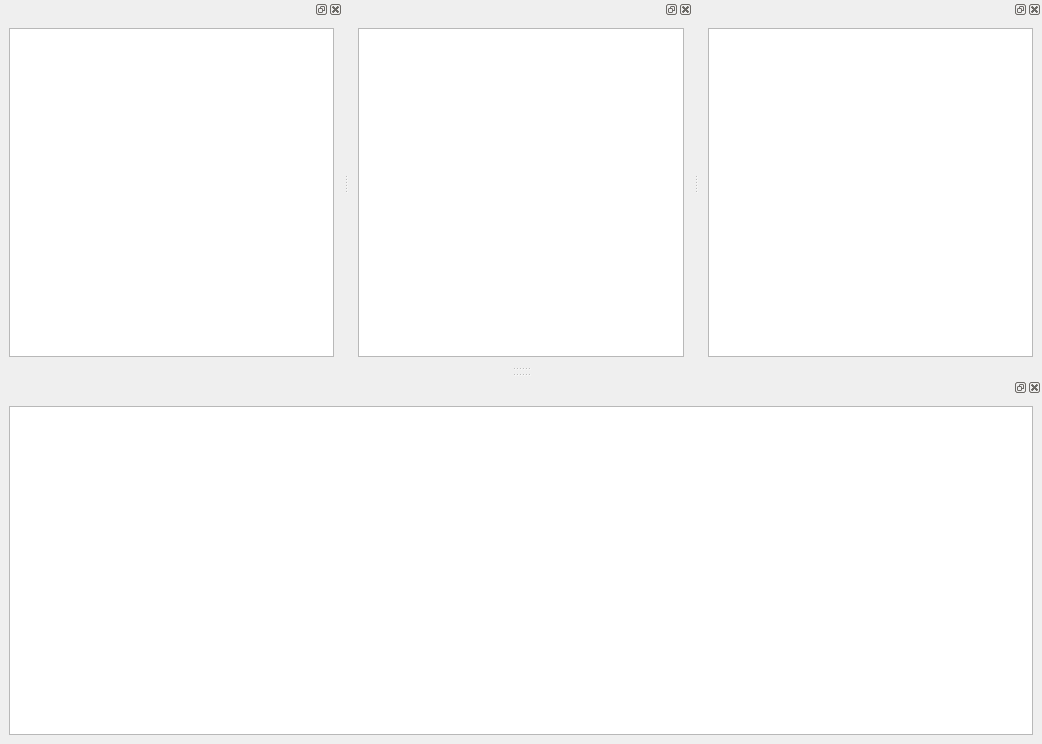
<?xml version="1.0" encoding="UTF-8"?>
<ui version="4.0">
 <class>MainWindow</class>
 <widget class="QMainWindow" name="MainWindow">
  <property name="geometry">
   <rect>
    <x>0</x>
    <y>0</y>
    <width>1042</width>
    <height>744</height>
   </rect>
  </property>
  <property name="windowTitle">
   <string>MainWindow</string>
  </property>
  <widget class="QWidget" name="centralwidget">
   <property name="maximumSize">
    <size>
     <width>0</width>
     <height>0</height>
    </size>
   </property>
  </widget>
  <widget class="QDockWidget" name="dockMedia">
   <attribute name="dockWidgetArea">
    <number>4</number>
   </attribute>
   <widget class="QWidget" name="dockWidgetContents_5">
    <layout class="QVBoxLayout" name="verticalLayout_4">
     <item>
      <widget class="QListWidget" name="mediaPanel"/>
     </item>
    </layout>
   </widget>
  </widget>
  <widget class="QDockWidget" name="dockPlayer">
   <attribute name="dockWidgetArea">
    <number>4</number>
   </attribute>
   <widget class="QWidget" name="dockWidgetContents_6">
    <layout class="QVBoxLayout" name="verticalLayout_3">
     <item>
      <widget class="QListWidget" name="listWidget_3"/>
     </item>
    </layout>
   </widget>
  </widget>
  <widget class="QDockWidget" name="dockProperties">
   <attribute name="dockWidgetArea">
    <number>4</number>
   </attribute>
   <widget class="QWidget" name="dockWidgetContents_7">
    <layout class="QVBoxLayout" name="verticalLayout_2">
     <item>
      <widget class="QListWidget" name="listWidget_2"/>
     </item>
    </layout>
   </widget>
  </widget>
  <widget class="QDockWidget" name="dockTimeline">
   <attribute name="dockWidgetArea">
    <number>8</number>
   </attribute>
   <widget class="QWidget" name="dockWidgetContents_8">
    <layout class="QVBoxLayout" name="verticalLayout">
     <item>
      <widget class="QListWidget" name="listWidget"/>
     </item>
    </layout>
   </widget>
  </widget>
  <zorder>dockWidget</zorder>
  <zorder>dockWidget_2</zorder>
  <zorder>dockWidget_3</zorder>
  <zorder>dockWidget_4</zorder>
  <zorder>dockMedia</zorder>
  <zorder>dockPlayer</zorder>
  <zorder>dockTimeline</zorder>
  <zorder>dockProperties</zorder>
 </widget>
 <resources/>
 <connections/>
</ui>
